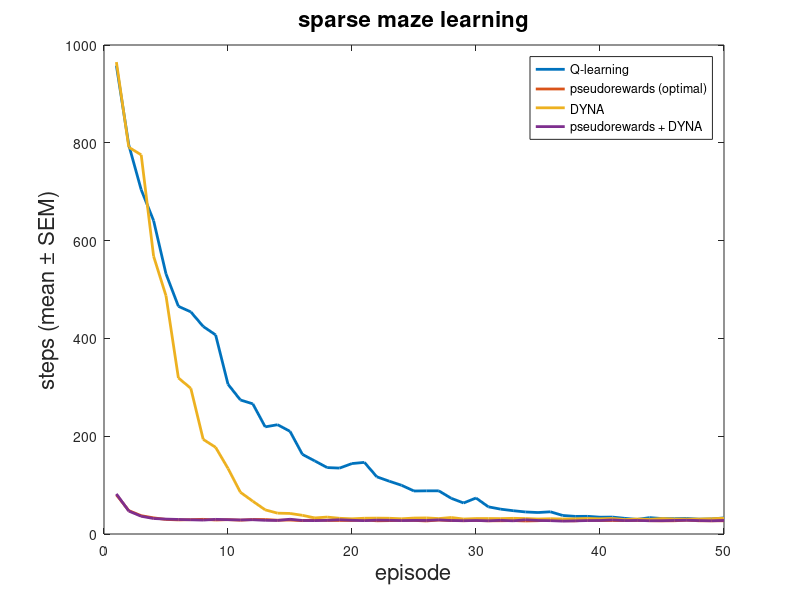

The MATLAB script that drew this image: (Note: this script raises an error after producing the figure.)

LOAD = true;
SAVE = true;

if LOAD
%     load 100sim_all4learning-PR-opt_dense
    load 100sim_all4learning-PR-opt_sparse
%     load 100sim_PR-man-noiseOpt-noiseman_dense
%     load 100sim_PR-man-noiseOpt-noiseman_sparse
end

figure('position',[0 0 600 300])
Y = squeeze(mean(simulation_data.steps,2));
X = repmat([1:size(Y,1)]',[1 size(Y,2)]);
plot(Y,'linewidth',2)
legend({'Q-learning','pseudorewards (optimal)','DYNA','pseudorewards + DYNA'})
% legend({'manhattan distance','noisy optimal pseudorewards','noisy manhattan distance'})
title(['sparse maze learning'],'fontsize',16)
xlabel('episode','fontsize',16)
ylabel('steps (mean \pm SEM)','fontsize',16)

if SAVE
    save_figure('modelCompare_sparse',gcf,'paper/preliminary')
end